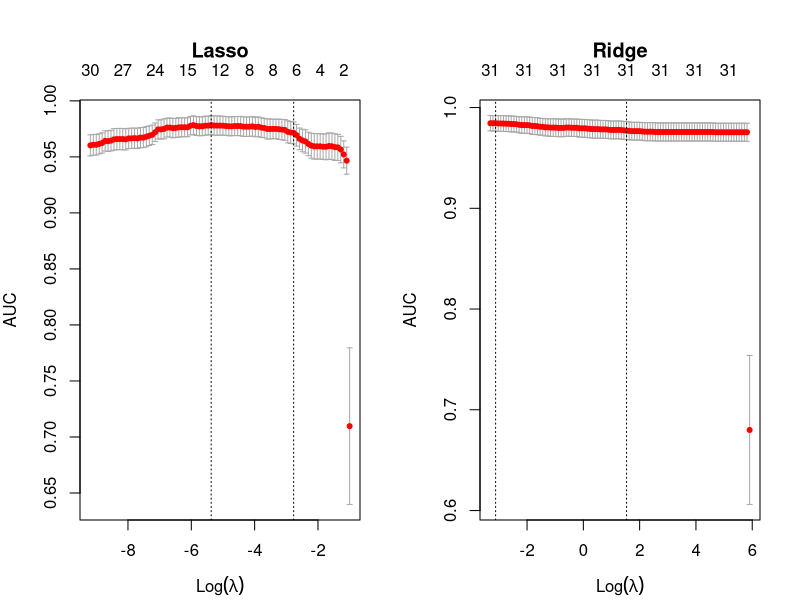

The R source for this figure:
## ---- chunk 1
rm(list = ls())
knitr::opts_chunk$set(echo = TRUE)
library(caret)
library(data.table)
library(glmnet)
## ---- chunk 2
# Enter code here.
set.seed(984065)
wdbc2.dt <- fread("data/wdbc2.csv")
wdbc2.dt$diagnosis <- ifelse(wdbc2.dt$diagnosis=='malignant',1,0)

ind <- createDataPartition(wdbc2.dt$diagnosis, p=0.7, list=FALSE)
data.train <- wdbc2.dt[ind,]
data.test <- wdbc2.dt[-ind,]

# check that the split is actually 70-30
# table(wdbc2.dt$diagnosis)[1] / (table(wdbc2.dt$diagnosis)[1] + table(wdbc2.dt$diagnosis)[2])
# table(data1.train$diagnosis)[1] / (table(data1.train$diagnosis)[1] + table(data1.train$diagnosis)[2])
# table(data1.test$diagnosis)[1] / (table(data1.test$diagnosis)[1] + table(data1.test$diagnosis)[2])

X.train <- data.train[, !c("diagnosis"), with=FALSE]
X.test  <- data.test [, !c("diagnosis"), with=FALSE]
y.train <- data.train[,  c("diagnosis"), with=FALSE]
y.test  <- data.test [,  c("diagnosis"), with=FALSE]

fit.cv.lasso <- cv.glmnet(as.matrix(X.train), as.matrix(y.train), family='binomial', type.measure = c('auc'))
fit.cv.ridge <- cv.glmnet(as.matrix(X.train), as.matrix(y.train), family='binomial', type.measure = c('auc'), alpha=0)
par(mfrow=c(1,2), mar=c(4,4,5,2))
plot(fit.cv.lasso, main="Lasso")
plot(fit.cv.ridge, main="Ridge")
## ---- chunk 3
# Enter code here.
lasso.min.pos    <- which(fit.cv.lasso$lambda==fit.cv.lasso$lambda.min)
lasso.1se.pos    <- which(fit.cv.lasso$lambda==fit.cv.lasso$lambda.1se)
lasso.model      <- 'lasso'
lasso.lambda.min <- round(fit.cv.lasso$lambda.min,3)
lasso.lambda.1se <- round(fit.cv.lasso$lambda.1se,3)
lasso.model.min  <- round(fit.cv.lasso$nzero[lasso.min.pos],3)
lasso.model.1se  <- round(fit.cv.lasso$nzero[lasso.1se.pos],3)
lasso.auc.min    <- round(fit.cv.lasso$cvm[lasso.min.pos],3)
lasso.auc.1se    <- round(fit.cv.lasso$cvm[lasso.1se.pos],3)

ridge.min.pos    <- which(fit.cv.ridge$lambda==fit.cv.ridge$lambda.min)
ridge.1se.pos    <- which(fit.cv.ridge$lambda==fit.cv.ridge$lambda.1se)
ridge.model      <- 'ridge'
ridge.lambda.min <- round(fit.cv.ridge$lambda.min,3)
ridge.lambda.1se <- round(fit.cv.ridge$lambda.1se,3)
ridge.model.min  <- round(fit.cv.ridge$nzero[ridge.min.pos],3)
ridge.model.1se  <- round(fit.cv.ridge$nzero[ridge.1se.pos],3)
ridge.auc.min    <- round(fit.cv.ridge$cvm[ridge.min.pos],3)
ridge.auc.1se    <- round(fit.cv.ridge$cvm[ridge.1se.pos],3)

model.lasso.row  <- c(lasso.model, lasso.lambda.min, lasso.model.min, lasso.auc.min, lasso.lambda.1se, lasso.model.1se, lasso.auc.1se)
model.ridge.row  <- c(ridge.model, ridge.lambda.min, ridge.model.min, ridge.auc.min, ridge.lambda.1se, ridge.model.1se, ridge.auc.1se)
models.results   <- as.data.table(rbind(model.lasso.row, model.ridge.row))
cols             <- c('model', 'lambda.min', 'variables.min', 'auc.min', 'lambda.1se', 'variables.1se', 'auc.1se')
setnames(models.results, cols)

models.results
## ---- chunk 4


## ---- chunk 5
# Enter code here.
## ---- chunk 6
# Enter code here.
## ---- chunk 7
# Enter code here.
## ---- chunk 8
# Enter code here.
## ---- chunk 9
# Enter code here.
## ---- chunk 10
# Enter code here.
## ---- chunk 11
# Enter code here.
## ---- chunk 12
# Enter code here.
## ---- chunk 13
# Enter code here.
## ---- chunk 14
# Enter code here.
## ---- chunk 15
# Enter code here.
## ---- chunk 16
# Enter code here.
## ---- chunk 17
# Enter code here.
## ---- chunk 18
# Enter code here.
## ---- chunk 19
# Enter code here.
